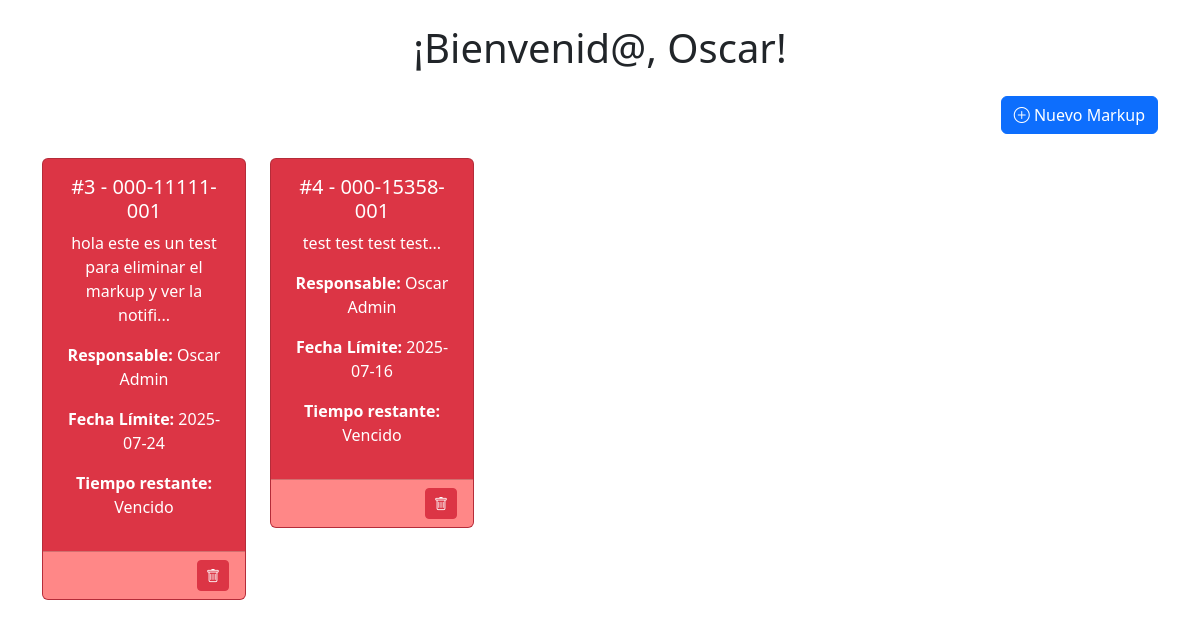
Page /markups (signed in) on the earlier database version.
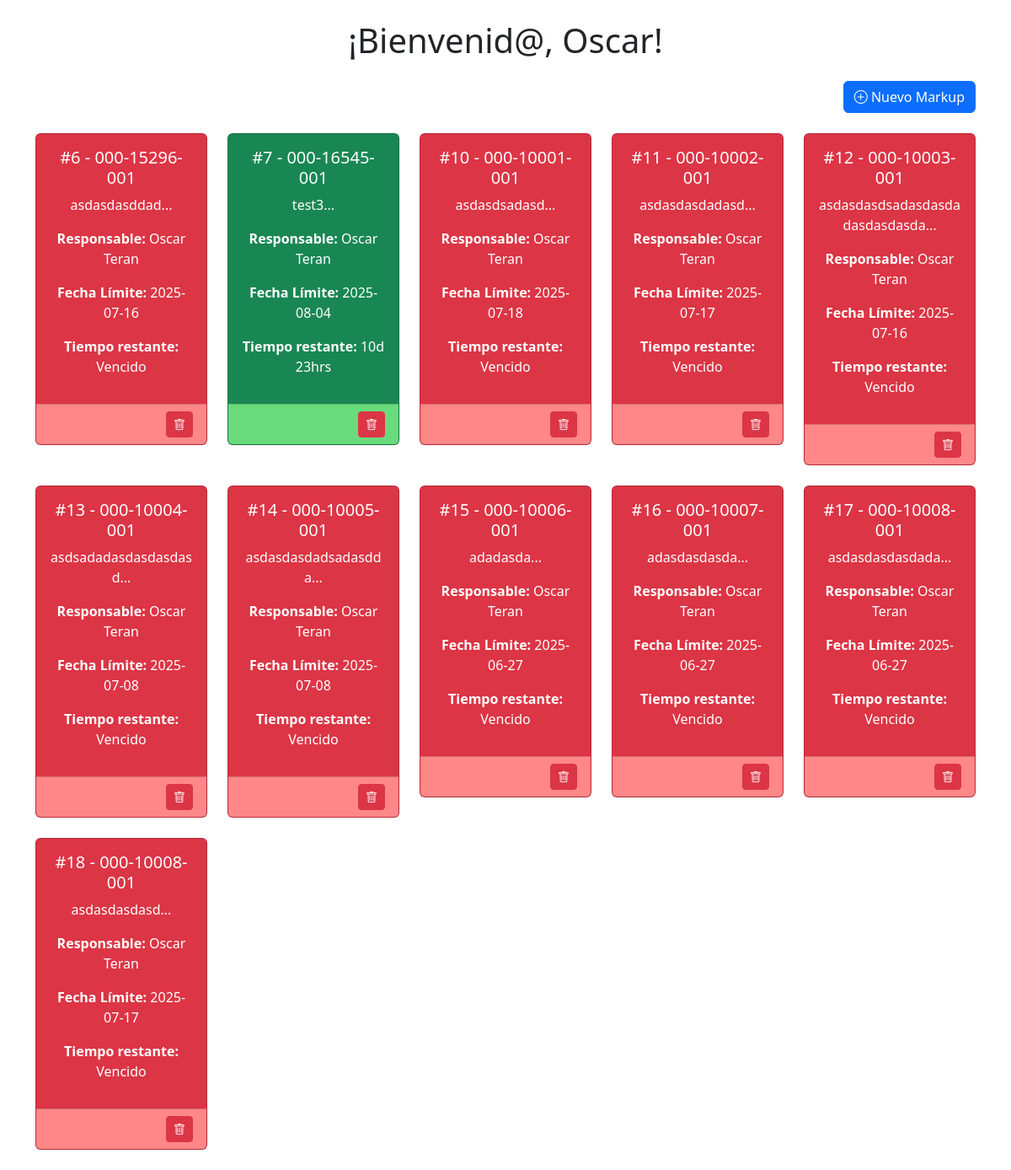
Same page on the later database version.
### tables this page shows
CREATE TABLE markups (
    id INTEGER PRIMARY KEY AUTOINCREMENT,
    part_number TEXT NOT NULL,
    description TEXT NOT NULL,
    revision TEXT NOT NULL,
    created_at TEXT NOT NULL,
    due_date TEXT NOT NULL,
    employee_id INTEGER NOT NULL,
    status_id INTEGER NOT NULL,
    route_id INTEGER NOT NULL,
    workCell_id INTEGER NOT NULL, file_url TEXT,

    FOREIGN KEY (employee_id) REFERENCES employees(id_employee) ON DELETE CASCADE,
    FOREIGN KEY (status_id) REFERENCES status(id) ON DELETE CASCADE,
    FOREIGN KEY (route_id) REFERENCES routes(id) ON DELETE CASCADE,
    FOREIGN KEY (workCell_id) REFERENCES workCells(id) ON DELETE CASCADE
);

### src/app.py (the view)
@app.route("/markups")
def list_markups():
    if "user_id" not in session:
        return redirect(url_for("login"))
    name = session.get("name")
    conn = sqlite3.connect(DB_PATH)
    cursor = conn.cursor()
    cursor.execute("SELECT * FROM view_markups")
    markups = cursor.fetchall()
    cursor.execute("SELECT id_employee, name || ' ' || lastname FROM employees")
    employees = cursor.fetchall()
    cursor.execute("SELECT * FROM status")
    statuses = cursor.fetchall()
    cursor.execute("SELECT * FROM routes")
    routes = cursor.fetchall()
    cursor.execute("SELECT id, name FROM workCells")
    workcells = cursor.fetchall()
    conn.close()
    return render_template("list_markups_cards.html",
                           markups=markups,
                           employees=employees,
                           statuses=statuses,
                           routes=routes,
                           workcells=workcells,
                           name=name)

### src/app.py (called while the page is built)
@app.template_filter('datetimeformat')
def datetimeformat(value, format='%Y-%m-%d'):
    try:
        if isinstance(value, str):
            value = datetime.fromisoformat(value)
        return value.strftime(format)
    except Exception:
        return ''

@app.template_filter("get_card_color")
def get_card_color(markup):
    fecha_limite = markup[5]
    if isinstance(fecha_limite, str):
        fecha_limite = datetime.strptime(fecha_limite, "%Y-%m-%d")
    ahora = datetime.now()
    delta = (fecha_limite - ahora).days
    if delta > 4:
        return "bg-success text-white"
    elif delta >= 0:
        return "bg-warning text-dark"
    else:
        return "bg-danger text-white"

@app.template_filter("get_card_footer_color")
def get_card_footer_color(markup):
    fecha_limite = markup[5]
    if isinstance(fecha_limite, str):
        fecha_limite = datetime.strptime(fecha_limite, "%Y-%m-%d")
    ahora = datetime.now()
    delta = (fecha_limite - ahora).days
    if delta > 4:
        return "#69db7c"  # Verde
    elif delta >= 0:
        return "#ffd43b"  # Amarillo
    else:
        return "#ff8787"  # Rojo

@app.template_filter("calcular_tiempo")
def calcular_tiempo(fecha_limite):
    if isinstance(fecha_limite, str):
        fecha_limite = datetime.strptime(fecha_limite, "%Y-%m-%d")
    ahora = datetime.now()
    diferencia = fecha_limite - ahora
    if diferencia.total_seconds() < 0:
        return "Vencido"
    dias = diferencia.days
    horas = diferencia.seconds // 3600
    return f"{dias}d {horas}hrs"

### src/templates/list_markups_cards.html (shortened to what this page needs)
<!DOCTYPE html>
<html lang="es">
<head>
  <link href="https://cdn.jsdelivr.net/npm/bootstrap@5.3.7/dist/css/bootstrap.min.css" rel="stylesheet">
  <link href="https://cdn.jsdelivr.net/npm/bootstrap-icons@1.10.5/font/bootstrap-icons.css" rel="stylesheet">
  <link rel="stylesheet" href="static/css/styles.css">
</head>
<body>
<div class="container my-4">
  <h1 class="text-center mb-4">¡Bienvenid@, {{name}}!</h1>
  <div class="d-flex justify-content-end mb-4">
    <button class="btn btn-primary" data-bs-toggle="modal" data-bs-target="#newMarkupModal">
      <i class="bi bi-plus-circle"></i> Nuevo Markup
    </button>
  </div>
  <div class="row row-cols-1 row-cols-md-2 row-cols-lg-5 g-4 text-center">
    {% for markup in markups %}
    <div class="col">
      <div class="card {{ markup|get_card_color }} clickable-card" data-bs-toggle="modal" data-bs-target="#detailsModal{{ markup[0] }}">
        <div class="card-body">
          <h5 class="card-title">#{{ markup[0] }} - {{ markup[1] }}</h5>
          <p class="card-text">{{ markup[2][:60] }}...</p>
          <p><strong>Responsable:</strong> {{ markup[6] }}</p>
          <p><strong>Fecha Límite:</strong> {{ markup[5]|datetimeformat }}</p>
          <p><strong>Tiempo restante:</strong> {{ markup[5]|calcular_tiempo }}</p>
        </div>
        <div class="card-footer text-end" style="background-color: {{ markup|get_card_footer_color }};">
            <form action="{{ url_for('delete_markup', id=markup[0]) }}" method="POST" onsubmit="return confirm('¿Estás seguro de eliminar este markup?')" class="d-inline-block">
            <button type="submit" class="btn btn-danger btn-sm" onclick="event.stopPropagation();">
              <i class="bi bi-trash" title="Eliminar"></i>
            </button>
          </form>
        </div>
      </div>
    </div>
    {% endfor %}
  </div>
</div>
</body>
</html>

Differences in the rows shown:
removed markups: id "3", part_number "000-11111-001", description "hola este es un test para eliminar el markup y ver la notifi", markup "Oscar Admin", due_date "2025-07-24", due_date "Vencido"
removed markups: id "4", part_number "000-15358-001", description "test test test test", markup "Oscar Admin", due_date "2025-07-16", due_date "Vencido"
added markups: id "6", part_number "000-15296-001", description "asdasdasddad", markup "Oscar Teran", due_date "2025-07-16", due_date "Vencido"
added markups: id "7", part_number "000-16545-001", description "test3", markup "Oscar Teran", due_date "2025-08-04", due_date "10d 23hrs"
added markups: id "10", part_number "000-10001-001", description "asdasdsadasd", markup "Oscar Teran", due_date "2025-07-18", due_date "Vencido"
added markups: id "11", part_number "000-10002-001", description "asdasdasdadasd", markup "Oscar Teran", due_date "2025-07-17", due_date "Vencido"
added markups: id "12", part_number "000-10003-001", description "asdasdasdsadasdasdadasdasdasda", markup "Oscar Teran", due_date "2025-07-16", due_date "Vencido"
added markups: id "13", part_number "000-10004-001", description "asdsadadasdasdasdasd", markup "Oscar Teran", due_date "2025-07-08", due_date "Vencido"
added markups: id "14", part_number "000-10005-001", description "asdasdasdadsadasdda", markup "Oscar Teran", due_date "2025-07-08", due_date "Vencido"
added markups: id "15", part_number "000-10006-001", description "adadasda", markup "Oscar Teran", due_date "2025-06-27", due_date "Vencido"
added markups: id "16", part_number "000-10007-001", description "adasdasdasda", markup "Oscar Teran", due_date "2025-06-27", due_date "Vencido"
added markups: id "17", part_number "000-10008-001", description "asdasdasdasdada", markup "Oscar Teran", due_date "2025-06-27", due_date "Vencido"
added markups: id "18", part_number "000-10008-001", description "asdasdasdasd", markup "Oscar Teran", due_date "2025-07-17", due_date "Vencido"
